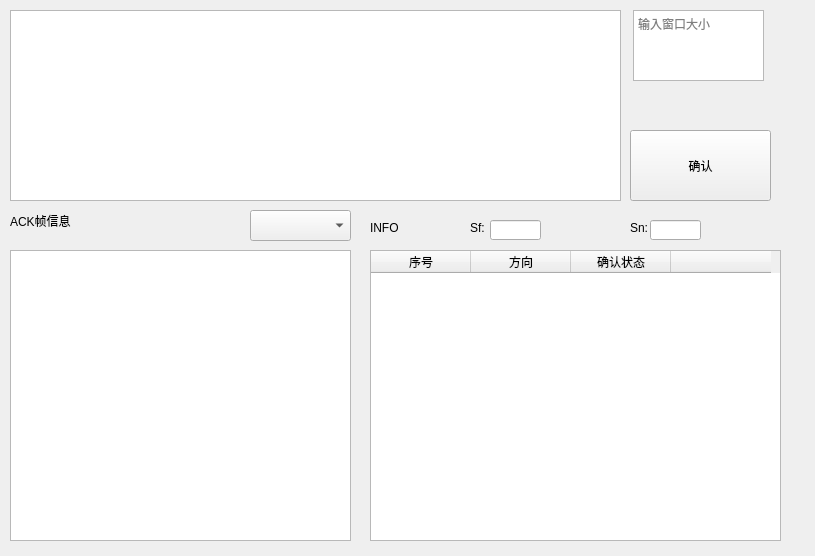
<?xml version="1.0" encoding="UTF-8"?>
<ui version="4.0">
 <class>Form</class>
 <widget class="QWidget" name="Form">
  <property name="geometry">
   <rect>
    <x>0</x>
    <y>0</y>
    <width>815</width>
    <height>556</height>
   </rect>
  </property>
  <property name="windowTitle">
   <string>Form</string>
  </property>
  <widget class="QPlainTextEdit" name="plainTextEdit">
   <property name="geometry">
    <rect>
     <x>10</x>
     <y>10</y>
     <width>611</width>
     <height>191</height>
    </rect>
   </property>
   <property name="plainText">
    <string/>
   </property>
   <property name="placeholderText">
    <string>输入待发送的数据</string>
   </property>
  </widget>
  <widget class="QPushButton" name="pushButton_2">
   <property name="geometry">
    <rect>
     <x>630</x>
     <y>130</y>
     <width>141</width>
     <height>71</height>
    </rect>
   </property>
   <property name="text">
    <string>确认</string>
   </property>
  </widget>
  <widget class="QLabel" name="label">
   <property name="geometry">
    <rect>
     <x>10</x>
     <y>210</y>
     <width>71</width>
     <height>21</height>
    </rect>
   </property>
   <property name="text">
    <string>ACK帧信息</string>
   </property>
  </widget>
  <widget class="QComboBox" name="comboBox">
   <property name="geometry">
    <rect>
     <x>250</x>
     <y>210</y>
     <width>101</width>
     <height>31</height>
    </rect>
   </property>
  </widget>
  <widget class="QTextBrowser" name="textBrowser">
   <property name="geometry">
    <rect>
     <x>10</x>
     <y>250</y>
     <width>341</width>
     <height>291</height>
    </rect>
   </property>
  </widget>
  <widget class="QTableWidget" name="table1">
   <property name="geometry">
    <rect>
     <x>370</x>
     <y>250</y>
     <width>411</width>
     <height>291</height>
    </rect>
   </property>
   <column>
    <property name="text">
     <string>序号</string>
    </property>
   </column>
   <column>
    <property name="text">
     <string>方向</string>
    </property>
   </column>
   <column>
    <property name="text">
     <string>确认状态</string>
    </property>
   </column>
   <column>
    <property name="text">
     <string/>
    </property>
   </column>
  </widget>
  <widget class="QPlainTextEdit" name="plainTextEdit_2">
   <property name="geometry">
    <rect>
     <x>633</x>
     <y>10</y>
     <width>131</width>
     <height>71</height>
    </rect>
   </property>
   <property name="placeholderText">
    <string>输入窗口大小</string>
   </property>
  </widget>
  <widget class="QLabel" name="label_2">
   <property name="geometry">
    <rect>
     <x>370</x>
     <y>220</y>
     <width>54</width>
     <height>16</height>
    </rect>
   </property>
   <property name="text">
    <string>INFO</string>
   </property>
  </widget>
  <widget class="QLabel" name="label_3">
   <property name="geometry">
    <rect>
     <x>470</x>
     <y>220</y>
     <width>21</width>
     <height>16</height>
    </rect>
   </property>
   <property name="text">
    <string>Sf:</string>
   </property>
  </widget>
  <widget class="QLabel" name="label_4">
   <property name="geometry">
    <rect>
     <x>630</x>
     <y>220</y>
     <width>21</width>
     <height>16</height>
    </rect>
   </property>
   <property name="text">
    <string>Sn:</string>
   </property>
  </widget>
  <widget class="QLineEdit" name="lineEdit">
   <property name="geometry">
    <rect>
     <x>490</x>
     <y>220</y>
     <width>51</width>
     <height>20</height>
    </rect>
   </property>
  </widget>
  <widget class="QLineEdit" name="lineEdit_2">
   <property name="geometry">
    <rect>
     <x>650</x>
     <y>220</y>
     <width>51</width>
     <height>20</height>
    </rect>
   </property>
  </widget>
 </widget>
 <resources/>
 <connections/>
</ui>
